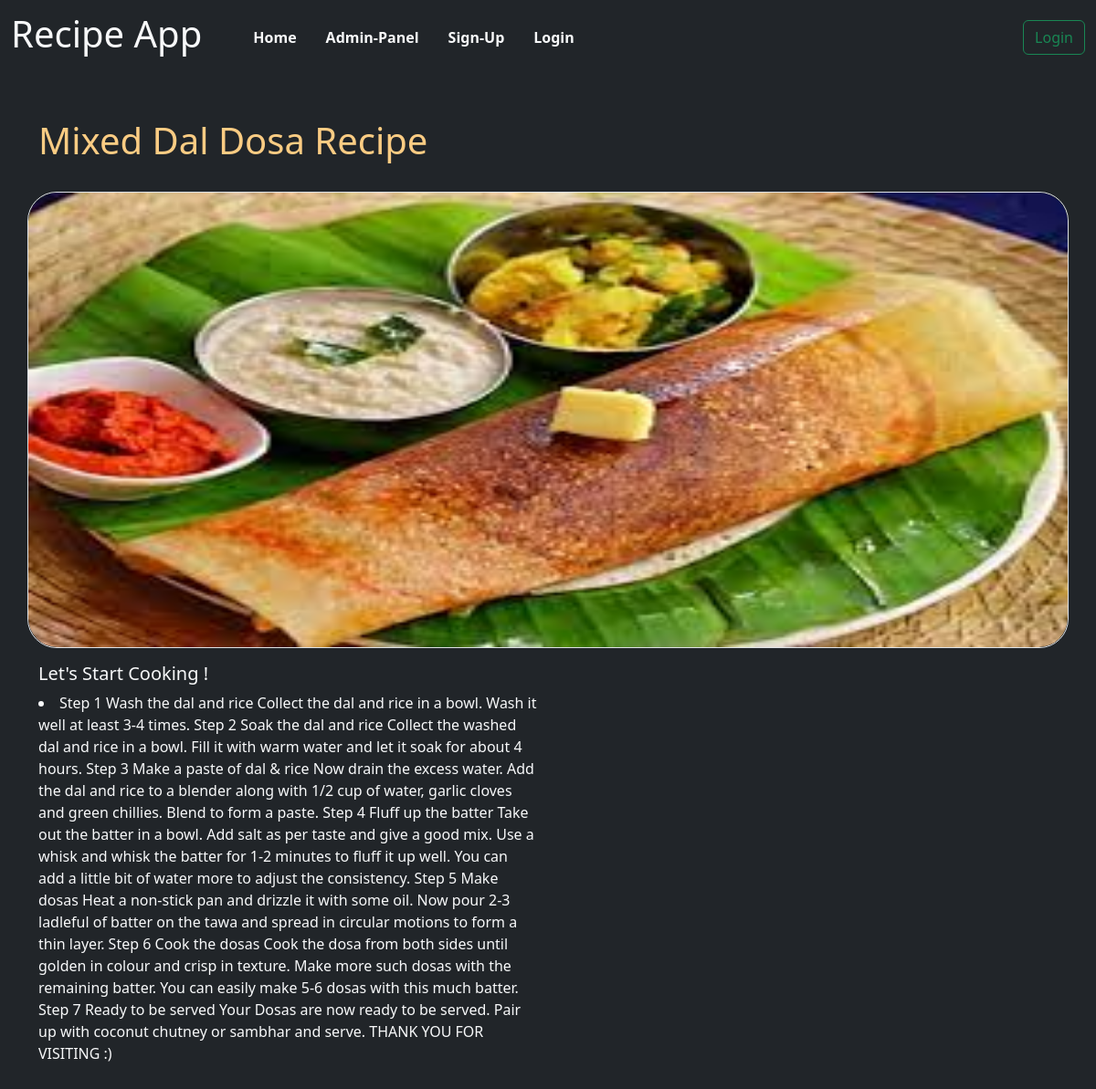
The page /readmore/11/ on the database its author committed.
### food_recipes_app/models.py (models this page shows)
class Admin_Panel_Db(models.Model):
    login_or_signup_email = models.EmailField(null=True)
    recipe_name = models.CharField(max_length=50, null=True)
    recipe_dscription = models.TextField(null=True)
    recipe_image = models.ImageField(null=True)

### food_recipes_app/views.py (the view)
# urls.py: path('readmore/<id>/', ReadMore),
def ReadMore(request, id):
    specific_data = Admin_Panel_Db.objects.get(id=id)
    context = {"specific_data":specific_data}
    return render(request, "readmore.html", context)

### templates/readmore.html (shortened to what this page needs)
{% extends "index.html" %}
{% block content %}
<div class='container-fluid   p-0'>
    <div class='container p-0 row_div'>
        <div class='row  w-100 m-0 mt-5  d-flex justify-content-center align-items-center'>
            <h1 class='col-xxl-12 col-xl-12 col-lg-12 col-md-12 col-sm-12 col-12'>{{specific_data.recipe_name}}</h1>
        </div>
        <div class='row  w-100 m-0  d-flex justify-content-center align-items-center'>
            <div class=" col-xxl-5 col-xl-5 col-lg-5 col-md-5 col-sm-5 col-5 col-xs-5 mt-4 mb-2 border overflow-hidden p-0 img_Div ">
                <img src='/media/{{specific_data.recipe_image}}'>
            </div>
        </div>
    </div>
</div>
<div class='container-fluid   p-0 mb-5'>
    <div class='container p-0'>
        <div class='row w-100 m-0 mt-2  '>
            <div class=" col-xxl-6 col-xl-6 col-lg-6 col-md-12 col-sm-12 col-12 col-xs-12 ">
                <h5 class='text-light'>Let's Start Cooking !</h5><li class='text-light'>{{specific_data.recipe_dscription}}</li>
            </div>
        </div>
    </div>
</div>
{% endblock content %}

### templates/index.html (shortened to what this page needs)
<!DOCTYPE html>
<html lang="en">
<head>
    <link href="https://cdn.jsdelivr.net/npm/bootstrap@5.3.3/dist/css/bootstrap.min.css" rel="stylesheet">
    <link rel="stylesheet" href="/static/css/index.css">
    <link rel="stylesheet" href="/static/css/signup.css">
    <link rel="stylesheet" href="/static/css/admin-panel.css">
    <link rel="stylesheet" href="/static/css/login.css">
    <link rel="stylesheet" href="/static/css/home.css">
    <link rel="stylesheet" href="/static/css/edit_recipe.css">
    <link rel="stylesheet" href="/static/css/readmore.css">
</head>
<body class='bg-dark'>
    <nav class="navbar navbar-expand-lg ">
        <div class="container-fluid">
          <a class="navbar-brand text-light fw-bold me-5" href="/"><h1>Recipe App</h1></a>
          <div class="collapse navbar-collapse" id="navbarSupportedContent">
            <ul class="navbar-nav me-auto mb-2 mb-lg-0">
              <li class="nav-item">
                <a class="nav-link text-light fw-bold me-3" aria-current="page" href="/">Home</a>
              </li>
              <li class="nav-item">
                <a class="nav-link text-light fw-bold me-3" aria-current="page" href="/admin-panel">Admin-Panel</a>
              </li>
              <li class="nav-item">
                <a class="nav-link text-light fw-bold me-3" aria-current="page" href="/sign-up">Sign-Up</a>
              </li>
              <li class="nav-item">
                <a class="nav-link text-light fw-bold" aria-current="page" href="/login">Login</a>
              </li>
            </ul>
            {% if flag %}
            <a class="btn btn-outline-success" type="submit" href='/logout'>Logout</a>
            {% else %}
            <a class="btn btn-outline-success" type="submit" href='http://127.0.0.1:8000/login/'>Login</a>
            {% endif %}
          </div>
        </div>
      </nav>
    {% block content %}{% endblock content %}
</body>
</html>

### static/css/index.css (style rules this page uses)
.nav-item a { transition: all 0.5s ease; }

### static/css/readmore.css (style rules this page uses)
.img_Div { width: 100vw; height: 500px; border-radius: 2rem; }
.row_div div img { width: 100%; height: 100%; object-fit: center; border-radius: 2rem; }
.row_div h1 { color: #fbcc83; }

### rows shown on the page
Admin_Panel_Db: recipe_name "Mixed Dal Dosa Recipe", recipe_image (picture), recipe_dscription "Step 1 Wash the dal and rice Collect the dal and rice in a bowl. Wash it well at least 3-4 times. Step 2 Soak the dal and rice Collect the washed dal and rice in a bowl. Fill it with warm water and let it soak for about 4 hours. Step 3 Make a paste of dal & rice Now drain the excess water. Add the dal and rice to a blender along with 1/2 cup of water, garlic cloves and green chillies. Blend to form a paste. Step 4 Fluff up the batter Take out the batter in a bowl. Add salt as per taste and give a good mix. Use a whisk and whisk the batter for 1-2 minutes to fluff it up well. You can add a little bit of water more to adjust the consistency. Step 5 Make dosas Heat a non-stick pan and drizzle…"
